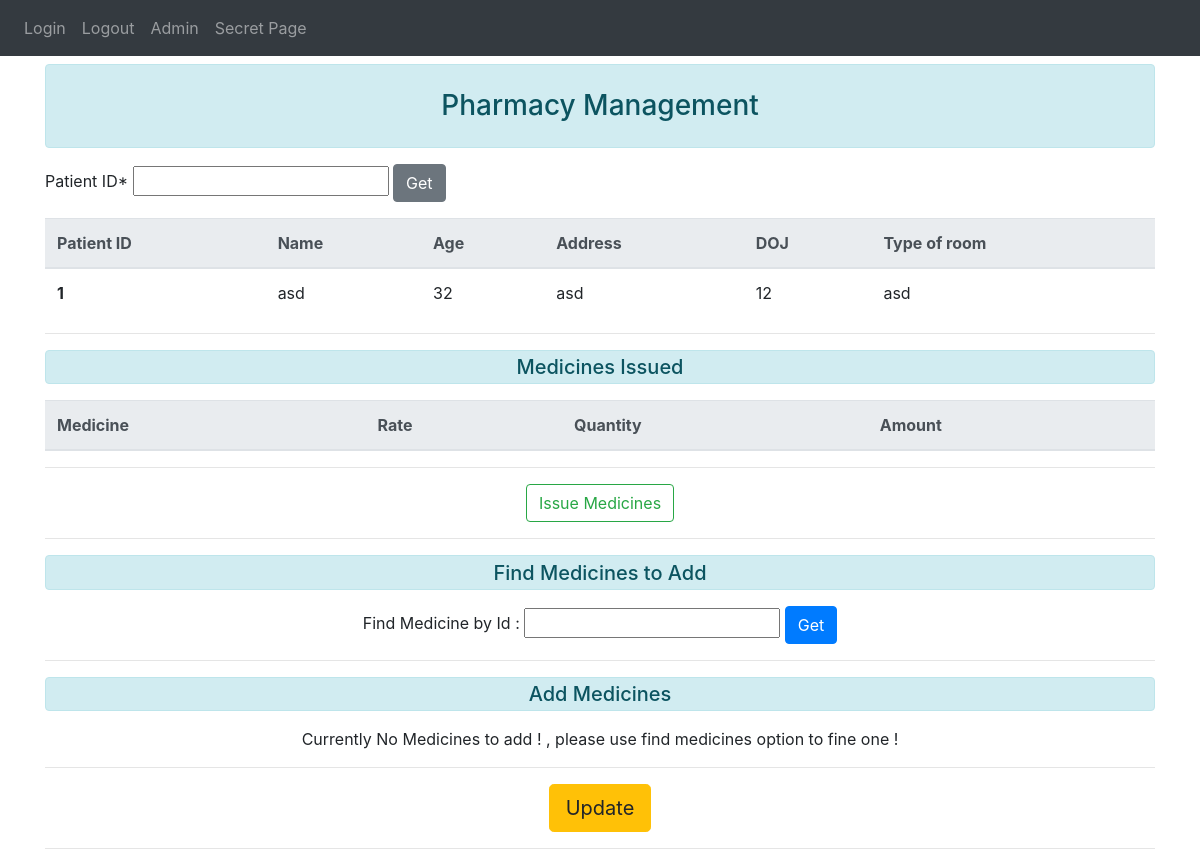
The app's page /pharmacy/get_details?patientid=1 with its own data.
### root/Modules/Models/userstore.py (models this page shows)
class Patient(db.Model):
    ssn_id = db.Column(db.String(50), unique=True)
    patient_id = db.Column(db.Integer, primary_key=True)
    name = db.Column(db.String(80))
    age = db.Column(db.Integer)
    admission_date = db.Column(db.Integer)
    bed_type = db.Column(db.String(15))
    address = db.Column(db.String(200))
    city = db.Column(db.String(50))
    state = db.Column(db.String(50))
    status = db.Column(db.String(15))
    med_list = db.relationship('Track_Medicines', backref='patient', lazy=True)

### root/Modules/Pharmacy/PharmacyRoutes.py (the view, shortened to what this page needs)
@pharmacyRoutes.route('/pharmacy/get_details', methods=['GET', 'POST'])
def get_details():
    if request.method == 'GET':
        id = int(request.args.get('patientid'))
        med_id = request.args.get('med_id')
        found_med = None
        avl = ""
        if med_id:
            found_med = Medicine_Master.query.get(med_id)
            if found_med:
            	avl = found_med.quantity
            	return render_template('pharmacy.html', data=Patient.query.get(id), id=id, avl=avl, found=found_med,)
        return render_template('pharmacy.html', data=Patient.query.get(id), id=id, avl=avl, meds_to_issue=meds_to_issue)

### root/Modules/Pharmacy/templates/pharmacy.html (shortened to what this page needs)
{% extends "Base.html" %}
{% block content %}
<div class="text-center alert alert-info my-2" style="padding: 0.2px 0.2px;">
  <h3 class="text-center my-4">Pharmacy Management</h3>
</div>
<form action="/pharmacy/get_details" method="GET" class="my-3">
    <label for="patientid">Patient ID*</label>
    <input type="text" id="patientid" name="patientid" required>
  <button class="btn btn-secondary" id="btn">Get</button>
</form>
{% if data %}
  <table class="table">
    <thead class="thead-light">
      <tr>
        <th scope="col">Patient ID</th>
        <th scope="col">Name</th>
        <th scope="col">Age</th>
        <th scope="col">Address</th>
        <th scope="col">DOJ</th>
        <th scope="col">Type of room</th>
      </tr>
    </thead>
    <tbody>
      <tr>
          <th scope="row">{{ data.patient_id }}</th>
          <td>{{ data.name }}</td>
          <td>{{ data.age }}</td>
          <td>{{ data.address }}</td>
          <td>{{ data.admission_date }}</td>
          <td>{{ data.bed_type }}</td>
      </tr>
    </tbody>
  </table>
  <hr>
  <div class="text-center">
    <div class="alert alert-info" style="padding: 0.2px 0.2px;">
      <h5 class="my-1">Medicines Issued</h5>
    </div>
  </div>
  <table class="table">
        <thead class="thead-light">
          <tr>
              <th scope="col">Medicine</th>
              <th scope="col">Rate</th>
              <th scope="col">Quantity</th>
              <th scope="col">Amount</th>
          </tr>
      </thead>
  </table>
  <hr>
  <div class="text-center"><button class="btn btn-md btn-outline-success">Issue Medicines</button> </div>
  <hr>
  <div class="text-center">
    <div class="alert alert-info" style="padding: 0.2px 0.2px;">
      <h5 class="my-1">Find Medicines to Add </h5>
    </div>
  </div>
  <form action="/pharmacy/get_details" method="GET" class="text-center">
      <label for="med_id">
        Find Medicine by Id :
      </label>
      <input type="text" id="med_id" name="med_id" >
      <button class="btn btn-md btn-primary" type="submit">Get</button>
  </form>
  <hr>
  <div class="text-center">
    <div class="alert alert-info" style="padding: 0.2px 0.2px;">
      <h5 class="my-1">Add Medicines</h5>
    </div>
  </div>
  {% if found %}
  <form action="/pharmacy/get_details" method="POST">
    <table class="table">
      <thead class="thead-light">
        <input type="hidden" class="form-control" name="patientid" id="patientid" value="{{id}}">
        <tr>
          <th scope="col">Id</th>
          <th scope="col">Name</th>
          <th scope="col">Availability</th>
          <th scope="col">Qty.</th>
          <th scope="col">Add</th>
        </tr>
      </thead>
      <tbody>
        <tr>
          <td>
            <input type="text" class="form-control" name="med_id" value="{{found.med_id}}" readonly>
          </td>
          <td>
            <input type="text" class="form-control" name="med_name" value="{{found.med_name}}" readonly>
          </td>
          <td>
            <input type="text" class="form-control" name="available" value="{{avl}}" readonly>
          </td>
          <td>
            <input name="med_qty_req" class="form-control" type="number" max="{{avl}}" required >
          </td>
          <td>
            <button class="btn btn-md btn-primary" type="submit">Add</button>
          </td>
        </tr>
      </tbody>
    </table>
  </form>
  {% else %}
  <div class="text-center">
    Currently No Medicines to add ! , please use find medicines option to fine one !
  </div>
  {% endif %}
  <hr>
  <div class="text-center">
    <button class="btn btn-warning btn-lg">Update</button>
  </div>
  <hr>
{% endif %}
{% endblock %}

### records on screen
Patient: patient_id "1", name "asd", age "32", address "asd", admission_date "12", bed_type "asd"
